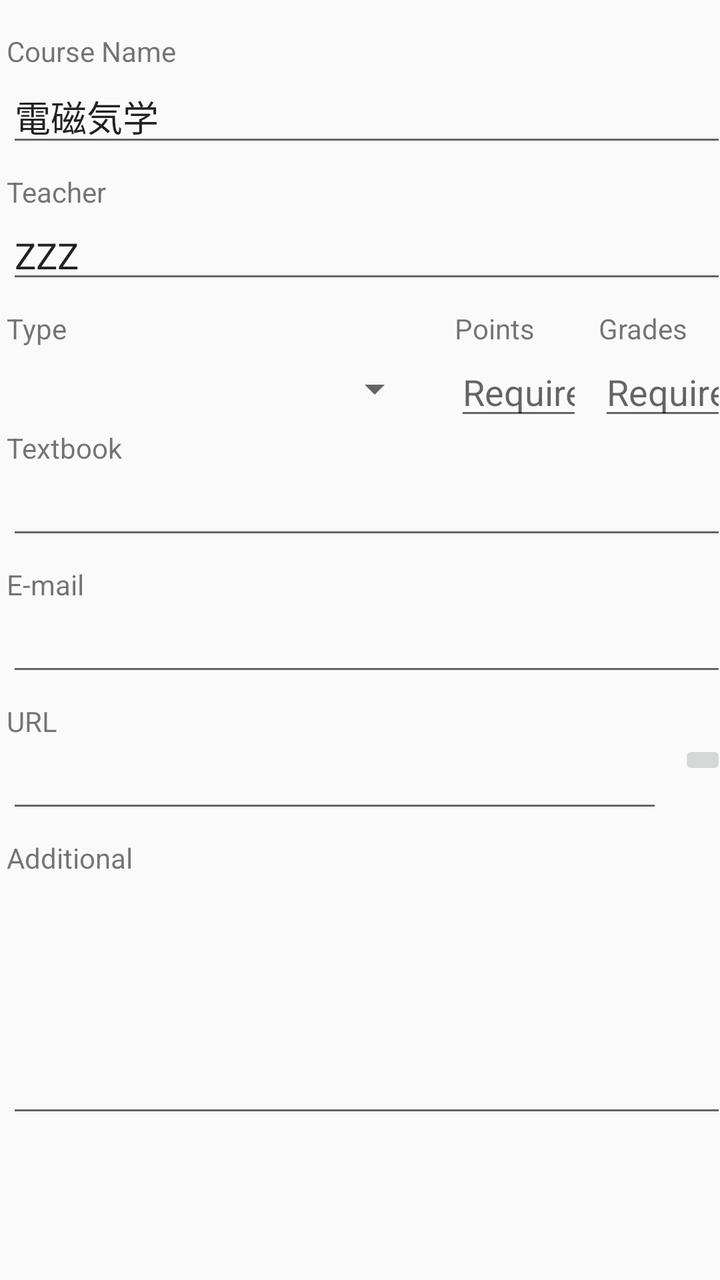
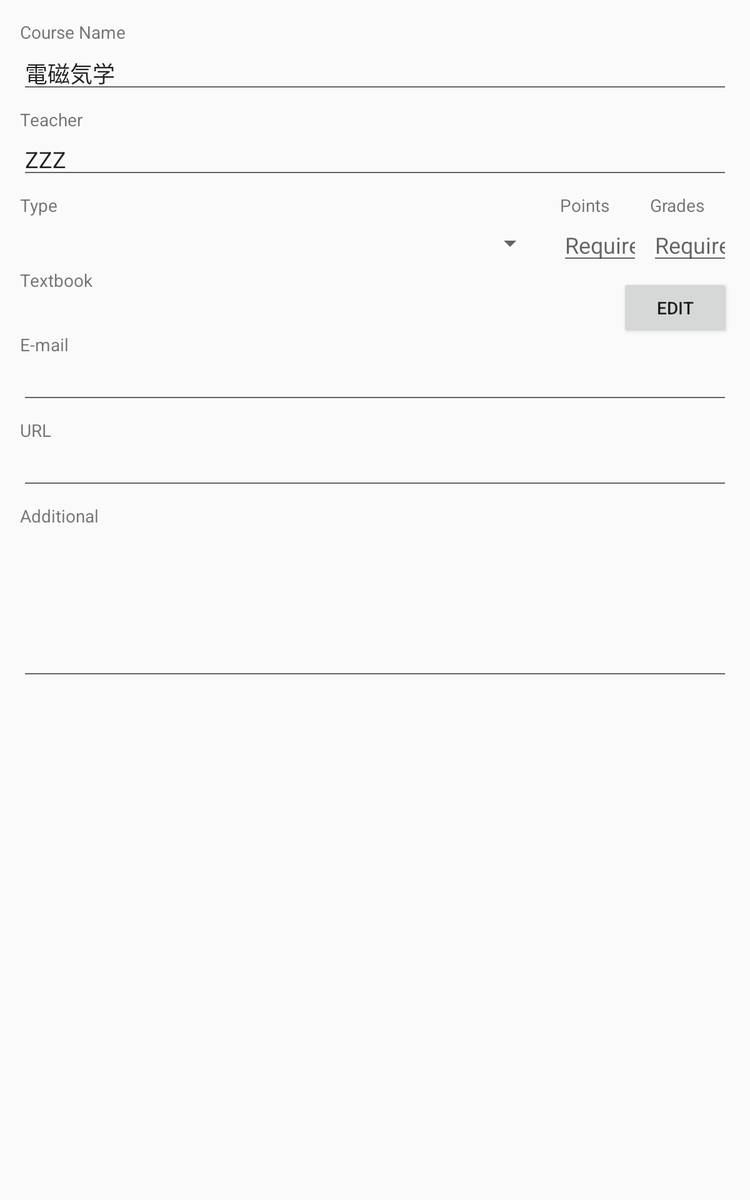

One screen, two layout resources from the same app: the default and the repository's alternative for another configuration. Each is rendered where Android would select it; the XML of both is given below.
<!-- AndroidManifest.xml: application theme AppTheme -->
<!-- res/layout/fragnent_course_setting.xml -->
<?xml version="1.0" encoding="utf-8"?>
<androidx.constraintlayout.widget.ConstraintLayout xmlns:android="http://schemas.android.com/apk/res/android"
    xmlns:app="http://schemas.android.com/apk/res-auto"
    xmlns:tools="http://schemas.android.com/tools"
    android:layout_width="match_parent"
    android:layout_height="match_parent">

    <ScrollView
        android:layout_width="0dp"
        android:layout_height="0dp"
        app:layout_constraintBottom_toBottomOf="parent"
        app:layout_constraintEnd_toEndOf="parent"
        app:layout_constraintHorizontal_bias="0.5"
        app:layout_constraintStart_toStartOf="parent"
        app:layout_constraintTop_toTopOf="parent">

        <androidx.constraintlayout.widget.ConstraintLayout
            android:layout_width="match_parent"
            android:layout_height="wrap_content">

            <TextView
                android:id="@+id/course"
                android:layout_width="wrap_content"
                android:layout_height="wrap_content"
                android:layout_marginTop="16dp"
                android:text="@string/course_name"
                android:textAppearance="@style/TextAppearance.AppCompat.Small"
                app:layout_constraintStart_toStartOf="@+id/edit_course"
                app:layout_constraintTop_toTopOf="parent" />

            <EditText
                android:id="@+id/edit_course"
                android:layout_width="@dimen/width_portrait_full"
                android:layout_height="wrap_content"
                android:layout_marginStart="16dp"
                android:layout_marginEnd="16dp"
                android:hint="@string/required"
                android:textAppearance="@style/TextAppearance.AppCompat.Medium"
                app:layout_constraintEnd_toEndOf="parent"
                app:layout_constraintHorizontal_bias="0.4"
                app:layout_constraintStart_toStartOf="parent"
                app:layout_constraintTop_toBottomOf="@+id/course"
                tools:text="電磁気学" />

            <TextView
                android:id="@+id/teacher"
                android:layout_width="wrap_content"
                android:layout_height="wrap_content"
                android:layout_below="@+id/edit_course"
                android:layout_marginTop="8dp"
                android:text="@string/teacher"
                android:textAppearance="@style/TextAppearance.AppCompat.Small"
                app:layout_constraintStart_toStartOf="@+id/edit_teacher"
                app:layout_constraintTop_toBottomOf="@+id/edit_course" />

            <EditText
                android:id="@+id/edit_teacher"
                android:layout_width="0dp"
                android:layout_height="wrap_content"
                android:layout_below="@id/teacher"
                android:textAppearance="@style/TextAppearance.AppCompat.Medium"
                app:layout_constraintEnd_toEndOf="@+id/edit_course"
                app:layout_constraintStart_toStartOf="@+id/edit_course"
                app:layout_constraintTop_toBottomOf="@+id/teacher"
                tools:text="ZZZ" />

            <TextView
                android:id="@+id/type"
                android:layout_width="wrap_content"
                android:layout_height="wrap_content"
                android:layout_below="@+id/edit_teacher"
                android:layout_marginTop="8dp"
                android:layout_toEndOf="@id/point"
                android:text="@string/type"
                android:textAppearance="@style/TextAppearance.AppCompat.Small"
                app:layout_constraintStart_toStartOf="@+id/spinner_type"
                app:layout_constraintTop_toBottomOf="@+id/edit_teacher" />

            <Spinner
                android:id="@+id/spinner_type"
                android:layout_width="0dp"
                android:layout_height="wrap_content"
                android:layout_marginEnd="16dp"
                app:layout_constraintBottom_toBottomOf="@+id/edit_point"
                app:layout_constraintEnd_toStartOf="@+id/edit_point"
                app:layout_constraintStart_toStartOf="@+id/edit_course"
                app:layout_constraintTop_toTopOf="@+id/edit_point" />

            <TextView
                android:id="@+id/point"
                android:layout_width="wrap_content"
                android:layout_height="wrap_content"
                android:layout_below="@+id/edit_teacher"
                android:layout_marginTop="8dp"
                android:text="@string/point"
                android:textAppearance="@style/TextAppearance.AppCompat.Small"
                app:layout_constraintStart_toStartOf="@+id/edit_point"
                app:layout_constraintTop_toBottomOf="@+id/edit_teacher" />

            <EditText
                android:id="@+id/edit_point"
                android:layout_width="64dp"
                android:layout_height="wrap_content"
                android:layout_marginEnd="8dp"
                android:hint="@string/required"
                android:inputType="numberDecimal"
                android:textAppearance="@style/TextAppearance.AppCompat.Medium"
                app:layout_constraintEnd_toStartOf="@+id/edit_grade"
                app:layout_constraintTop_toBottomOf="@+id/point" />

            <TextView
                android:id="@+id/grade"
                android:layout_width="wrap_content"
                android:layout_height="wrap_content"
                android:layout_marginTop="8dp"
                android:text="@string/grade"
                android:textAppearance="@style/TextAppearance.AppCompat.Small"
                app:layout_constraintStart_toStartOf="@+id/edit_grade"
                app:layout_constraintTop_toBottomOf="@+id/edit_teacher" />

            <EditText
                android:id="@+id/edit_grade"
                android:layout_width="64dp"
                android:layout_height="wrap_content"
                android:ems="10"
                android:hint="@string/required"
                android:inputType="numberDecimal"
                app:layout_constraintEnd_toEndOf="@+id/edit_course"
                app:layout_constraintTop_toBottomOf="@+id/grade" />

            <TextView
                android:id="@+id/textbook"
                android:layout_width="wrap_content"
                android:layout_height="wrap_content"
                android:layout_marginTop="8dp"
                android:text="@string/textbook"
                android:textAppearance="@style/TextAppearance.AppCompat.Small"
                app:layout_constraintStart_toStartOf="@+id/edit_book"
                app:layout_constraintTop_toBottomOf="@+id/spinner_type" />

            <EditText
                android:id="@+id/edit_book"
                android:layout_width="0dp"
                android:layout_height="wrap_content"
                app:layout_constraintEnd_toEndOf="@+id/edit_course"
                app:layout_constraintStart_toStartOf="@+id/edit_course"
                app:layout_constraintTop_toBottomOf="@+id/textbook" />

            <TextView
                android:id="@+id/email"
                android:layout_width="wrap_content"
                android:layout_height="wrap_content"
                android:layout_marginTop="8dp"
                android:text="@string/email"
                android:textAppearance="@style/TextAppearance.AppCompat.Small"
                app:layout_constraintStart_toStartOf="@+id/edit_email"
                app:layout_constraintTop_toBottomOf="@+id/edit_book" />

            <EditText
                android:id="@+id/edit_email"
                android:layout_width="0dp"
                android:layout_height="wrap_content"
                android:inputType="textEmailAddress"
                app:layout_constraintEnd_toEndOf="@+id/edit_course"
                app:layout_constraintStart_toStartOf="@+id/edit_course"
                app:layout_constraintTop_toBottomOf="@+id/email" />

            <TextView
                android:id="@+id/url"
                android:layout_width="wrap_content"
                android:layout_height="wrap_content"
                android:layout_marginTop="8dp"
                android:text="@string/url"
                android:textAppearance="@style/TextAppearance.AppCompat.Small"
                app:layout_constraintStart_toStartOf="@+id/edit_url"
                app:layout_constraintTop_toBottomOf="@+id/edit_email" />

            <EditText
                android:id="@+id/edit_url"
                android:layout_width="0dp"
                android:layout_height="wrap_content"
                android:layout_marginEnd="8dp"
                android:inputType="textUri"
                app:layout_constraintEnd_toStartOf="@+id/button_open"
                app:layout_constraintStart_toStartOf="@+id/edit_course"
                app:layout_constraintTop_toBottomOf="@+id/url" />

            <ImageButton
                android:id="@+id/button_open"
                android:layout_width="wrap_content"
                android:layout_height="wrap_content"
                app:layout_constraintEnd_toEndOf="@+id/edit_course"
                app:layout_constraintTop_toTopOf="@+id/edit_url"
                app:srcCompat="@drawable/ic_open_in_browser_black_24dp" />

            <EditText
                android:id="@+id/edit_additional"
                android:layout_width="0dp"
                android:layout_height="wrap_content"
                android:gravity="start|top"
                android:inputType="textMultiLine"
                android:lines="5"
                app:layout_constraintEnd_toEndOf="@+id/edit_course"
                app:layout_constraintStart_toStartOf="@+id/edit_course"
                app:layout_constraintTop_toBottomOf="@+id/additional" />

            <TextView
                android:id="@+id/additional"
                android:layout_width="wrap_content"
                android:layout_height="wrap_content"
                android:layout_marginTop="8dp"
                android:text="@string/additional"
                android:textAppearance="@style/TextAppearance.AppCompat.Small"
                app:layout_constraintStart_toStartOf="@+id/edit_additional"
                app:layout_constraintTop_toBottomOf="@+id/edit_url" />

        </androidx.constraintlayout.widget.ConstraintLayout>
    </ScrollView>


</androidx.constraintlayout.widget.ConstraintLayout>
<!-- resources referenced by this layout -->
<resources>
  <dimen name="width_portrait_full">360dp</dimen>
  <string name="additional">Additional</string>
  <string name="course_name">Course Name</string>
  <string name="email">E-mail</string>
  <string name="grade">Grades</string>
  <string name="point">Points</string>
  <string name="required">Required</string>
  <string name="teacher">Teacher</string>
  <string name="textbook">Textbook</string>
  <string name="type">Type</string>
  <string name="url">URL</string>
  <style name="AppTheme" parent="Theme.AppCompat.Light.DarkActionBar">
          
          <item name="colorPrimary">@color/colorPrimary</item>
          <item name="colorPrimaryDark">@color/colorPrimaryDark</item>
          <item name="colorAccent">@color/colorAccent</item>
          <item name="colorControlHighlight">@color/green_light</item>
          <item name="windowNoTitle">true</item>
      </style>
  <color name="colorPrimary">#6200EE</color>
  <color name="colorPrimaryDark">#3700B3</color>
  <color name="colorAccent">#29B6F6</color>
</resources>
<!-- res/layout-sw600dp/fragnent_course_setting.xml (the repository's variant of the layout above) -->
<!-- drawn on a 7-inch tablet held upright -->
<?xml version="1.0" encoding="utf-8"?>
<androidx.constraintlayout.widget.ConstraintLayout xmlns:android="http://schemas.android.com/apk/res/android"
    xmlns:app="http://schemas.android.com/apk/res-auto"
    xmlns:tools="http://schemas.android.com/tools"
    android:layout_width="match_parent"
    android:layout_height="match_parent">

    <ScrollView
        android:layout_width="0dp"
        android:layout_height="0dp"
        app:layout_constraintBottom_toBottomOf="parent"
        app:layout_constraintEnd_toEndOf="parent"
        app:layout_constraintHorizontal_bias="0.0"
        app:layout_constraintStart_toStartOf="parent"
        app:layout_constraintTop_toTopOf="parent"
        app:layout_constraintVertical_bias="0.0">

        <androidx.constraintlayout.widget.ConstraintLayout
            android:layout_width="match_parent"
            android:layout_height="wrap_content">

            <TextView
                android:id="@+id/course"
                android:layout_width="wrap_content"
                android:layout_height="wrap_content"
                android:layout_marginTop="16dp"
                android:text="@string/course_name"
                android:textAppearance="@style/TextAppearance.AppCompat.Small"
                app:layout_constraintStart_toStartOf="@+id/edit_course"
                app:layout_constraintTop_toTopOf="parent" />

            <EditText
                android:id="@+id/edit_course"
                android:layout_width="@dimen/width_tablet_min"
                android:layout_height="wrap_content"
                android:layout_marginStart="16dp"
                android:layout_marginEnd="16dp"
                android:hint="@string/required"
                android:textAppearance="@style/TextAppearance.AppCompat.Medium"
                app:layout_constraintEnd_toEndOf="parent"
                app:layout_constraintStart_toStartOf="parent"
                app:layout_constraintTop_toBottomOf="@+id/course"
                tools:text="電磁気学" />

            <TextView
                android:id="@+id/teacher"
                android:layout_width="wrap_content"
                android:layout_height="wrap_content"
                android:layout_below="@+id/edit_course"
                android:layout_marginTop="8dp"
                android:text="@string/teacher"
                android:textAppearance="@style/TextAppearance.AppCompat.Small"
                app:layout_constraintStart_toStartOf="@+id/edit_teacher"
                app:layout_constraintTop_toBottomOf="@+id/edit_course" />

            <EditText
                android:id="@+id/edit_teacher"
                android:layout_width="0dp"
                android:layout_height="wrap_content"
                android:layout_below="@id/teacher"
                android:textAppearance="@style/TextAppearance.AppCompat.Medium"
                app:layout_constraintEnd_toEndOf="@+id/edit_course"
                app:layout_constraintStart_toStartOf="@+id/edit_course"
                app:layout_constraintTop_toBottomOf="@+id/teacher"
                tools:text="ZZZ" />

            <TextView
                android:id="@+id/type"
                android:layout_width="wrap_content"
                android:layout_height="wrap_content"
                android:layout_below="@+id/edit_teacher"
                android:layout_marginTop="8dp"
                android:layout_toEndOf="@id/point"
                android:text="@string/type"
                android:textAppearance="@style/TextAppearance.AppCompat.Small"
                app:layout_constraintStart_toStartOf="@+id/spinner_type"
                app:layout_constraintTop_toBottomOf="@+id/edit_teacher" />

            <Spinner
                android:id="@+id/spinner_type"
                android:layout_width="0dp"
                android:layout_height="wrap_content"
                android:layout_marginEnd="16dp"
                app:layout_constraintBottom_toBottomOf="@+id/edit_point"
                app:layout_constraintEnd_toStartOf="@+id/edit_point"
                app:layout_constraintStart_toStartOf="@+id/edit_course"
                app:layout_constraintTop_toTopOf="@+id/edit_point" />

            <TextView
                android:id="@+id/point"
                android:layout_width="wrap_content"
                android:layout_height="wrap_content"
                android:layout_below="@+id/edit_teacher"
                android:layout_marginTop="8dp"
                android:text="@string/point"
                android:textAppearance="@style/TextAppearance.AppCompat.Small"
                app:layout_constraintStart_toStartOf="@+id/edit_point"
                app:layout_constraintTop_toBottomOf="@+id/edit_teacher" />

            <EditText
                android:id="@+id/edit_point"
                android:layout_width="64dp"
                android:layout_height="wrap_content"
                android:layout_marginEnd="8dp"
                android:hint="@string/required"
                android:inputType="number"
                android:maxLength="2"
                android:textAppearance="@style/TextAppearance.AppCompat.Medium"
                app:layout_constraintEnd_toStartOf="@+id/edit_grade"
                app:layout_constraintTop_toBottomOf="@+id/point" />

            <TextView
                android:id="@+id/grade"
                android:layout_width="wrap_content"
                android:layout_height="wrap_content"
                android:layout_marginTop="8dp"
                android:text="@string/grade"
                android:textAppearance="@style/TextAppearance.AppCompat.Small"
                app:layout_constraintStart_toStartOf="@+id/edit_grade"
                app:layout_constraintTop_toBottomOf="@+id/edit_teacher" />

            <EditText
                android:id="@+id/edit_grade"
                android:layout_width="64dp"
                android:layout_height="wrap_content"
                android:hint="@string/required"
                android:inputType="number"
                android:maxLength="2"
                app:layout_constraintEnd_toEndOf="@+id/edit_course"
                app:layout_constraintTop_toBottomOf="@+id/grade" />

            <TextView
                android:id="@+id/textbook"
                android:layout_width="wrap_content"
                android:layout_height="wrap_content"
                android:layout_marginTop="8dp"
                android:text="@string/textbook"
                android:textAppearance="@style/TextAppearance.AppCompat.Small"
                app:layout_constraintStart_toStartOf="@+id/edit_book"
                app:layout_constraintTop_toBottomOf="@+id/spinner_type" />

            <TextView
                android:id="@+id/edit_book"
                android:layout_width="0dp"
                android:layout_height="wrap_content"
                android:inputType="none"
                android:textAppearance="@style/TextAppearance.AppCompat.Medium"
                app:layout_constraintEnd_toStartOf="@+id/button_edit_book"
                app:layout_constraintStart_toStartOf="@+id/edit_course"
                app:layout_constraintTop_toBottomOf="@+id/textbook" />

            <Button
                android:id="@+id/button_edit_book"
                android:layout_width="wrap_content"
                android:layout_height="wrap_content"
                android:text="@string/edit"
                app:layout_constraintBottom_toBottomOf="@+id/edit_book"
                app:layout_constraintEnd_toEndOf="@+id/edit_course"
                app:layout_constraintTop_toTopOf="@+id/edit_book" />

            <TextView
                android:id="@+id/email"
                android:layout_width="wrap_content"
                android:layout_height="wrap_content"
                android:layout_marginTop="8dp"
                android:text="@string/email"
                android:textAppearance="@style/TextAppearance.AppCompat.Small"
                app:layout_constraintStart_toStartOf="@+id/edit_email"
                app:layout_constraintTop_toBottomOf="@+id/edit_book" />

            <EditText
                android:id="@+id/edit_email"
                android:layout_width="0dp"
                android:layout_height="wrap_content"
                android:inputType="textEmailAddress"
                app:layout_constraintEnd_toEndOf="@+id/edit_course"
                app:layout_constraintStart_toStartOf="@+id/edit_course"
                app:layout_constraintTop_toBottomOf="@+id/email" />

            <TextView
                android:id="@+id/url"
                android:layout_width="wrap_content"
                android:layout_height="wrap_content"
                android:layout_marginTop="8dp"
                android:text="@string/url"
                android:textAppearance="@style/TextAppearance.AppCompat.Small"
                app:layout_constraintStart_toStartOf="@+id/edit_url"
                app:layout_constraintTop_toBottomOf="@+id/edit_email" />

            <EditText
                android:id="@+id/edit_url"
                android:layout_width="0dp"
                android:layout_height="wrap_content"
                android:inputType="textUri"
                app:layout_constraintEnd_toEndOf="@+id/edit_course"
                app:layout_constraintStart_toStartOf="@+id/edit_course"
                app:layout_constraintTop_toBottomOf="@+id/url" />

            <EditText
                android:id="@+id/edit_additional"
                android:layout_width="0dp"
                android:layout_height="wrap_content"
                android:gravity="start|top"
                android:inputType="textMultiLine"
                android:lines="5"
                app:layout_constraintEnd_toEndOf="@+id/edit_course"
                app:layout_constraintStart_toStartOf="@+id/edit_course"
                app:layout_constraintTop_toBottomOf="@+id/additional" />

            <TextView
                android:id="@+id/additional"
                android:layout_width="wrap_content"
                android:layout_height="wrap_content"
                android:layout_marginTop="8dp"
                android:text="@string/additional"
                android:textAppearance="@style/TextAppearance.AppCompat.Small"
                app:layout_constraintStart_toStartOf="@+id/edit_additional"
                app:layout_constraintTop_toBottomOf="@+id/edit_url" />

        </androidx.constraintlayout.widget.ConstraintLayout>
    </ScrollView>


</androidx.constraintlayout.widget.ConstraintLayout>
<!-- resources referenced by the variant -->
<!-- as a 7-inch tablet held upright resolves them -->
<resources>
  <string name="additional">Additional</string>
  <string name="course_name">Course Name</string>
  <string name="edit">Edit</string>
  <string name="email">E-mail</string>
  <string name="grade">Grades</string>
  <string name="point">Points</string>
  <string name="required">Required</string>
  <string name="teacher">Teacher</string>
  <string name="textbook">Textbook</string>
  <string name="type">Type</string>
  <string name="url">URL</string>
  <style name="AppTheme" parent="Theme.AppCompat.Light.DarkActionBar">
          
          <item name="colorPrimary">@color/colorPrimary</item>
          <item name="colorPrimaryDark">@color/colorPrimaryDark</item>
          <item name="colorAccent">@color/colorAccent</item>
          <item name="colorControlHighlight">@color/green_light</item>
          <item name="windowNoTitle">true</item>
      </style>
  <color name="colorPrimary">#6200EE</color>
  <color name="colorPrimaryDark">#3700B3</color>
  <color name="colorAccent">#29B6F6</color>
</resources>
